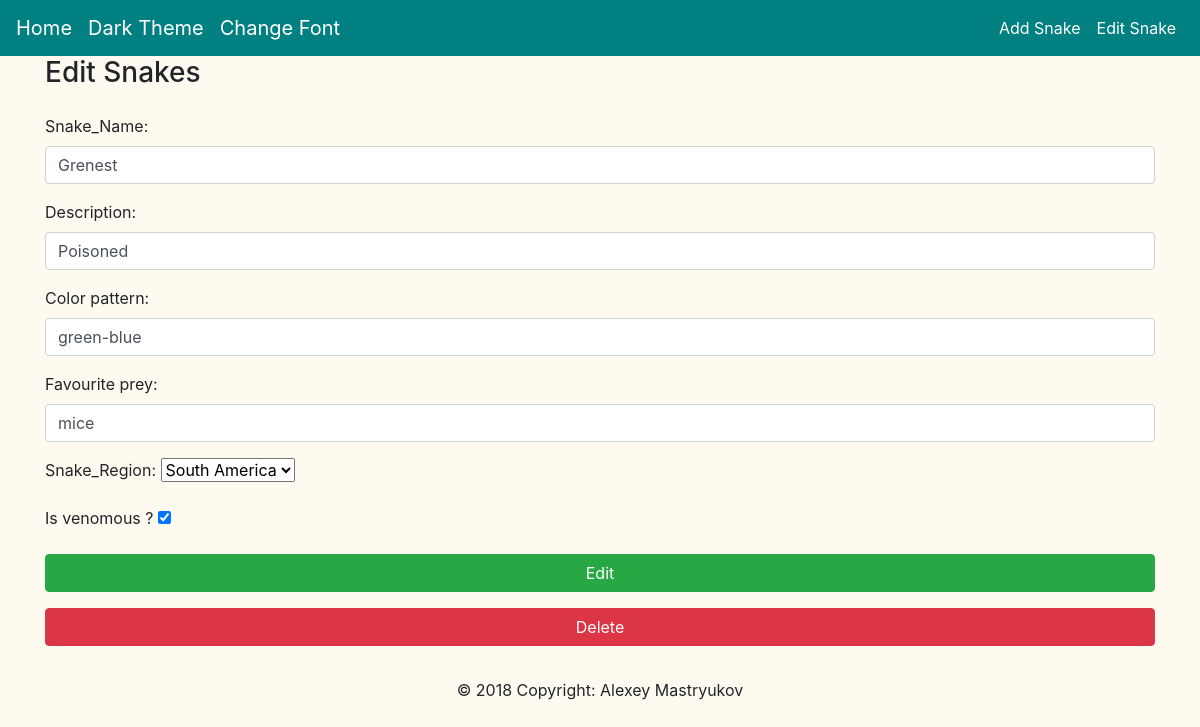
The app's page /edit-snake/7 with its own data.
### snakes/models.py (models this page shows)
class Snake(models.Model):
    name = models.CharField(max_length=128)
    description = models.CharField(max_length=256)
    color_pattern = models.CharField(max_length=128)
    favourite_prey = models.CharField(max_length=128)
    region = models.CharField(max_length=64)
    venomous = models.BooleanField(default=True)

### snakes/views.py (the view)
# urls.py: path('edit-snake/<int:id>', views.edit,name='edit-snake'),
def edit(request, id):
  snake = get_object_or_404(Snake, pk=id)
  if request.method == 'POST':
    form = SnakeForm(request.POST, instance=snake)
    if form.is_valid():
      form.save()
      messages.success(request, 'Snake has been edit')
    else:
      messages.error(request,'wrong')
    return redirect('snakes')
  else:
    form = SnakeForm(instance=snake)
    return render(request, 'edit.html', {
      'form': form,
      'snake': snake
    })

### snakes/forms.py
class SnakeForm(forms.ModelForm):
    name = forms.CharField(
        label='Snake_Name',
        widget = forms.TextInput(attrs={'class': 'form-control'})
    )
    venomous = forms.BooleanField(
        label='Is venomous ?',
        widget = forms.CheckboxInput(),
        required=False)
    region = forms.ChoiceField(
        label='Snake_Region',
        choices=(
        ('asia','Asia'),
        ('europa','Europa'),
        ('africa','Africa'),
        ('south_america','South America'),
        ('north_america','Nort America'))
    )
    class Meta:
        model = Snake
        fields =['name','description','color_pattern','favourite_prey','region','venomous']
        form_classes = {'class':'form-control'}
        widgets={
            'description':forms.TextInput(attrs=form_classes),
            'color_pattern':forms.TextInput(attrs=form_classes),
            'favourite_prey':forms.TextInput(attrs=form_classes),
            'region':forms.TextInput(attrs=form_classes)
        }

### snakes/templates/edit.html (shortened to what this page needs)
{% extends 'base.html' %}
{% load static %}
{% block content %}
<div class="container">
    <h3 class="mb-4">Edit Snakes</h3>
    <form action="{% url 'edit-snake' snake.id %}"  method="post">
    {{ form.as_p }}
    <div class="form-group ">
        <button type="submit" class="btn btn-success btn-block">Edit</button>
    </div>
    </form>
    <form action="{% url 'delete-snake' snake.id %}" method="post">
        <div class="form-group ">
            <button type="submit" class="btn btn-danger btn-block">Delete</button>
        </div>
        </form>
    </div>
{% endblock content %}

### snakes/static/app.css (style rules this page uses)
body { background-color:floralwhite; }

### records on screen
Snake: name "Grenest", description "Poisoned", color_pattern "green-blue", favourite_prey "mice", region "South America", venomous "☑"
